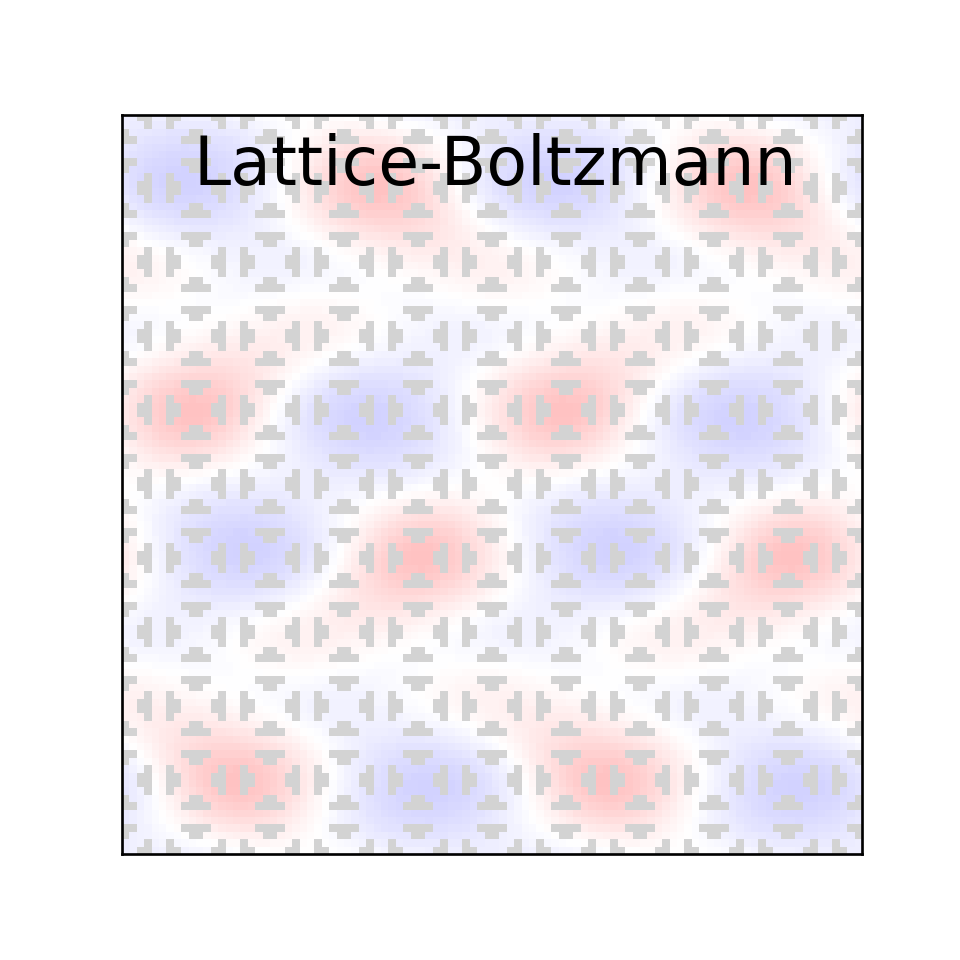

Generate this figure with Python:
import matplotlib.pyplot as plt
import numpy as np

"""
Create Your Own Lattice Boltzmann Simulation (With Python)
Philip Mocz 2023, @PMocz

Simulate the compressible Euler equations

Method based on:
https://medium.com/swlh/create-your-own-lattice-boltzmann-simulation-with-python-8759e8b53b1c

see link for details

"""

# fancy plot
mask = [
    [1, 1, 0, 0, 1, 1, 0, 0, 1, 1],
    [1, 1, 1, 0, 1, 1, 0, 1, 1, 1],
    [0, 1, 1, 1, 1, 1, 1, 1, 1, 0],
    [0, 0, 1, 1, 1, 1, 1, 1, 0, 0],
    [1, 1, 1, 1, 1, 1, 1, 1, 1, 1],
    [1, 1, 1, 1, 1, 1, 1, 1, 1, 1],
    [0, 0, 1, 1, 1, 1, 1, 1, 0, 0],
    [0, 1, 1, 1, 1, 1, 1, 1, 1, 0],
    [1, 1, 1, 0, 1, 1, 0, 1, 1, 1],
    [1, 1, 0, 0, 1, 1, 0, 0, 1, 1],
]


def main():
    """Lattice Boltzmann Simulation"""

    # Simulation parameters
    N = 100  # resolution
    tau = 0.51  # collision timescale (> 0.5)
    Nt = 1 * N  # number of timesteps. Nt = N corresponds to tEnd = 1/np.sqrt(3)
    saveFrames = False  # save frames to create movie

    # Lattice speeds / weights
    NL = 9
    idxs = np.arange(NL)
    cxs = np.array([0, 0, 1, 1, 1, 0, -1, -1, -1])
    cys = np.array([0, 1, 1, 0, -1, -1, -1, 0, 1])
    weights = np.array(
        [4 / 9, 1 / 9, 1 / 36, 1 / 9, 1 / 36, 1 / 9, 1 / 36, 1 / 9, 1 / 36]
    )  # sums to 1

    # Initial Conditions
    # units: dx = dt = 1, c^2 = 1/3
    # other codes use: Lbox = c = <rho> = 1
    # other code ICs:
    #   rho_other = 0*X + 1 + 0.1*np.sin(2*np.pi*Y)
    #   vx_other = np.sin(2*np.pi*Y)
    #   vy_other =  0.1*np.sin(4*np.pi*X)*np.cos(2*np.pi*Y)**2
    # here, we need to multiply:
    #   vx = vx_other * sqrt(1/3)

    F = np.zeros((N, N, NL))
    Lbox = 1
    dx = Lbox / N
    vol = dx**2
    xlin = np.linspace(0.5 * dx, Lbox - 0.5 * dx, N)
    X, Y = np.meshgrid(xlin, xlin)
    rho = 0 * X + 1
    ux = 0.5 * np.sin(2 * np.pi * Y) * np.sqrt(1 / 3)
    uy = 0.1 * np.sin(4 * np.pi * X) * np.cos(2 * np.pi * Y) ** 2 * np.sqrt(1 / 3)

    for i, cx, cy, w in zip(idxs, cxs, cys, weights):
        F[:, :, i] = (
            rho
            * w
            * (
                1
                + 3 * (cx * ux + cy * uy)
                + 9 * (cx * ux + cy * uy) ** 2 / 2
                - 3 * (ux**2 + uy**2) / 2
            )
        )

    # Prep figure
    fig = plt.figure(figsize=(4, 4), dpi=100)
    cmap = plt.cm.bwr
    cmap.set_bad("LightGray")

    # Simulation Main Loop
    for it in range(Nt):
        print(it)

        # Drift
        for i, cx, cy in zip(idxs, cxs, cys):
            F[:, :, i] = np.roll(F[:, :, i], cx, axis=1)
            F[:, :, i] = np.roll(F[:, :, i], cy, axis=0)

        # Calculate fluid variables
        rho = np.sum(F, 2)
        ux = np.sum(F * cxs, 2) / rho
        uy = np.sum(F * cys, 2) / rho

        # Apply Collision
        Feq = np.zeros(F.shape)
        for i, cx, cy, w in zip(idxs, cxs, cys, weights):
            Feq[:, :, i] = (
                rho
                * w
                * (
                    1
                    + 3 * (cx * ux + cy * uy)
                    + 9 * (cx * ux + cy * uy) ** 2 / 2
                    - 3 * (ux**2 + uy**2) / 2
                )
            )

        F += -(1.0 / tau) * (F - Feq)

        # Plot in real time
        plt.cla()
        plot_field = 1.0 * rho
        if saveFrames:
            # fancy plot to illustrate FV concept
            plot_field[np.tile(mask, (int(N / 10), int(N / 10))) == 0] = np.nan
        plt.imshow(plot_field, cmap=cmap)
        plt.clim(0.85, 1.15)
        ax = plt.gca()
        ax.invert_yaxis()
        ax.get_xaxis().set_visible(False)
        ax.get_yaxis().set_visible(False)
        ax.set_aspect("equal")
        if saveFrames:
            plt.text(
                0.5 * N,
                0.9 * N,
                "Lattice-Boltzmann",
                fontsize=20,
                horizontalalignment="center",
            )
            plt.savefig(
                "tmp/lb%03d.png" % it, dpi=100, bbox_inches="tight", pad_inches=0
            )
        plt.pause(0.001)

    # Save figure
    plt.savefig("latticeboltzmann.png", dpi=240)
    plt.show()

    return 0


if __name__ == "__main__":
    main()
